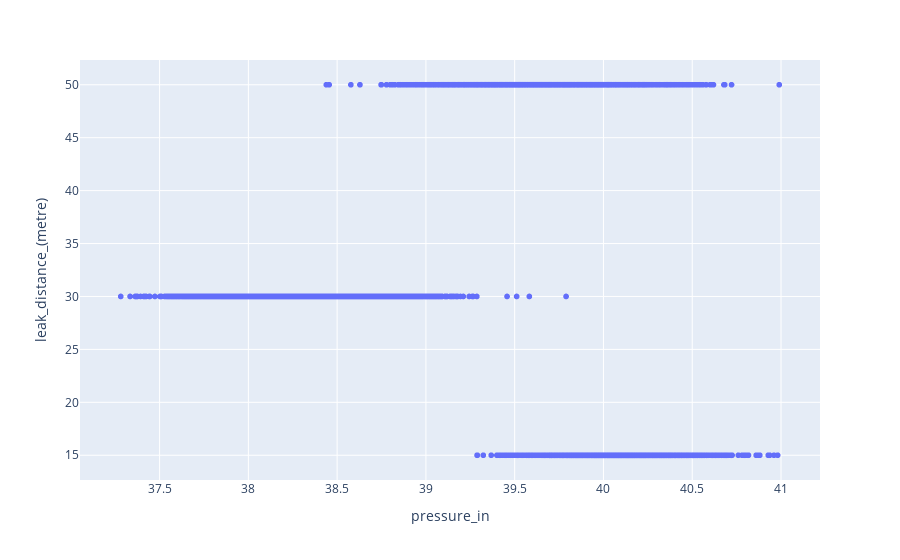

The code cell stored with this chart in its notebook:
### Code cell
px.scatter(data_frame=df,y='leak_distance_(metre)',x='pressure_in',hover_name='leak_point')

### Figure 1 — Plotly figure (JSON) as saved in the notebook; plotly's stock layout.template omitted (floating-point values rounded to 4 significant figures; data arrays with more than 128 entries replaced by an {"elided": "..."} marker saying what was removed)
{"data": [{"hovertemplate": "<b>%{hovertext}</b><br><br>pressure_in=%{x}<br>leak_distance_(metre)=%{y}<extra></extra>", "hovertext": {"elided": "9000 int values"}, "legendgroup": "", "marker": {"color": "#636efa", "symbol": "circle"}, "mode": "markers", "name": "", "showlegend": false, "type": "scattergl", "x": {"elided": "9000 float values"}, "xaxis": "x", "y": {"elided": "9000 int values"}, "yaxis": "y"}], "layout": {"legend": {"tracegroupgap": 0}, "margin": {"t": 60}, "xaxis": {"anchor": "y", "domain": [0, 1], "title": {"text": "pressure_in"}}, "yaxis": {"anchor": "x", "domain": [0, 1], "title": {"text": "leak_distance_(metre)"}}}}
